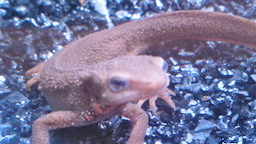
//> input picture dataset/imori.jpg, 256 x 144 px
$ ./005   (built with g++ and OpenCV 4)
//> lines starting //> are read from the running program, lines starting //| are printed output that depends on the picture
#include <opencv2/opencv.hpp>
#include <opencv2/highgui/highgui.hpp>
#include <math.h>
#include <iostream>

using namespace cv;
using namespace std;

// HSV conversion
int main(int argc, const char* argv[])
{
    Mat img = imread("../dataset/imori.jpg", IMREAD_COLOR);
//> img is the input picture: 144 rows x 256 cols, CV_8UC3; mean B, G, R 151.6, 116.6, 119.3

    if(! img.data)
    {
        cout << "Could not open or find the image" << std::endl;
        return -1;
    }

    int width = img.cols;
//> width = 256
    int height = img.rows;
//> height = 144

    // calculate HSV
    double Max, Min;
    double H, S, V; // Hue, Saturation, Value;
    double R, G, B;
    double C, H_, X;

    Mat out = Mat::zeros(height, width, CV_8UC3);

    for(int j=0;j<height;j++){
        for(int i=0;i<width;i++){
            // between 0 to 1
            R = (float)img.at<Vec3b>(j,i)[2] / 255;
            G = (float)img.at<Vec3b>(j,i)[1] / 255;
            B = (float)img.at<Vec3b>(j,i)[0] / 255;

            Max = fmax(R, fmax(G, B));
            Min = fmin(R, fmin(G, B));

            if(Min == Max){
                H = 0;
            }else if(Min == B){
                H = 60 * (G-R) / (Max-Min) + 60;
            }else if(Min == R){
                H = 60 * (B-G) / (Max-Min) + 180;
            }else if(Min == G){
                H = 60 * (R-B) / (Max-Min) + 300;
            }

            V = Max;
            S = Max - Min;

            // inverse Hue
            H = fmod((H + 270), 360);

            // convert HSV to RGB
            C = S;
            H_ = H / 60;
            X = C * (1 - abs(fmod(H_,2)-1));

            R = G = B = V - C;

            if(0 <= H_ && H_ < 1){
                R += C;
                G += X;
            }else if(1 <= H_ && H_ < 2){
                R += X;
                G += C;
            }else if(2 <= H_ && H_ < 3){
                G += C;
                B += X;
            }else if(3 <= H_ && H_ < 4){
                G += X;
                B += C;
            }else if(4 <= H_ && H_ < 5){
                R += X;
                B += C;
            }else if(5 <= H_ && H_ < 6){
                R += C;
                B += X;
            }else{
                R = G = B = 0;
            }

            out.at<Vec3b>(j,i)[0] = (uchar)(B * 255);
            out.at<Vec3b>(j,i)[1] = (uchar)(G * 255);
            out.at<Vec3b>(j,i)[2] = (uchar)(R * 255);
        }
    }
//> this loop made 144 passes
//> (R, G, B, Max, Min, H) on passes 1 to 12: (0.588, 0.78, 0.629, 0.78, 0.588, 132.9), (0.639, 0.859, 0.706, 0.859, 0.639, 138.2), (0.592, 0.851, 0.671, 0.851, 0.592, 138.2), (0.557, 0.839, 0.604, 0.839, 0.557, 130), (0.596, 0.863, 0.6, 0.863, 0.596, 120.9), (0.643, 0.89, 0.639, 0.89, 0.639, 119.1), (0.541, 0.82, 0.567, 0.82, 0.541, 125.5), (0.302, 0.643, 0.359, 0.643, 0.302, 130), (0.365, 0.722, 0.492, 0.722, 0.365, 141.4), (0.298, 0.69, 0.376, 0.69, 0.298, 132), (0.31, 0.62, 0.378, 0.62, 0.31, 133.3), (0.333, 0.498, 0.443, 0.498, 0.333, 160)
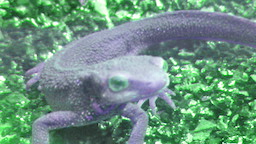
//> out: 144 rows x 256 cols, CV_8UC3; mean B, G, R 128.6, 146.7, 107.9
//> after the loop, R = 0.439; G = 0.871; B = 0.478; Max = 0.871; Min = 0.439; H = 125.5

    for(int j=0;j<height;j++){
        for(int i=0;i<width;i++){
            unsigned char R = out.at<Vec3b>(j,i)[0]; // R
            unsigned char G = out.at<Vec3b>(j,i)[1]; // G
            unsigned char B = out.at<Vec3b>(j,i)[2]; // B
        }
    }
//> after the loop, R = 0.439; G = 0.871; B = 0.478


    imwrite("imoried.jpg", out);

    return 0;
}
